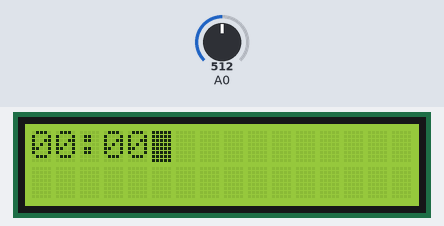
Simulated run of this sketch. Board: Arduino Uno, built with avr-gcc and run on an emulated ATmega328P. Parts: 16×2 character LCD. Inputs (shaded band) come from the test bench; at power-on: A0 = 512. What the sketch prints to the serial monitor is not drawn.

Above: at 1.2 s.
1.3 s: A0 set to 471
5.6 s: A0 set to 447
At 9.07 s:
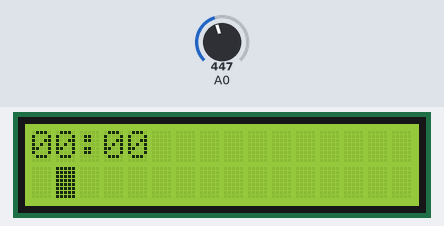
10.3 s: A0 set to 122
At 12.9 s:
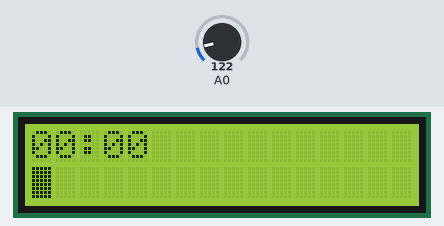
13.0 s: A0 set to 511
At 14.6 s:
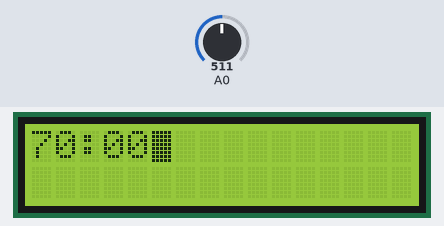
Timing chart, 0 to 16.1 s (numbered marks = the images above; inputs shaded):
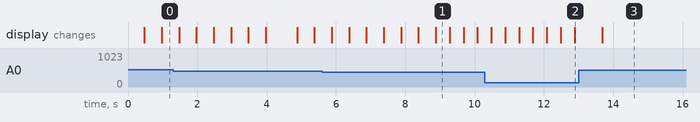

Measured:
- after the input at 5.6 s, the display: first differs from a run without the input after 3.3 s (image 1)
- what the display in image 1 shows lasts 0.4 s, from 8.9 s to 9.3 s

The sketch:

stopWatch.ino
```cpp
//Sample using LiquidCrystal library
#include <LiquidCrystal.h>
/*
*******************************************************
stopWatch.ino
Michael Vogelsong

$$ Note that LCD functionality code comes from:
Mark Bramwell, July 2010
This program will test the LCD panel and the buttons
********************************************************
*/

// select the pins used on the LCD panel
LiquidCrystal lcd(8, 9, 4, 5, 6, 7);

// define some values used by the panel and buttons
int lcd_key = 0;
int adc_key_in = 0;
boolean SELECTED = false;
int cRow = 1;
int cCol = 0;
int time[] = {0,0,0,0,0};

#define btnRIGHT 0
#define btnUP 1
#define btnDOWN 2
#define btnLEFT 3
#define btnSELECT 4
#define btnNONE 5
#define V1 50
#define V2 148
#define V3 305
#define V4 459
#define V5 689
#define VNONE 1000

int read_LCD_buttons()
{
  adc_key_in = analogRead(0); // read the value from the sensor
  // my buttons when read are centered at these valies: 0, 98, 255, 409, 639
  // we add approx 50 to those values and check to see if we are close
  if (adc_key_in > VNONE) return btnNONE; // We make this the 1st option for speed reasons s
  if (adc_key_in < V1) return btnRIGHT;
  if (adc_key_in < V2) return btnUP;
  if (adc_key_in < V3) return btnDOWN;
  if (adc_key_in < V4) return btnLEFT;
  if (adc_key_in < V5) return btnSELECT;
  return btnNONE; // when all others fail, return this...
}

boolean buttonAction(int lcd_key)
{
  boolean _select = false;

  switch (lcd_key) // depending on which button was pushed, we perform an action
  {
    case btnRIGHT:
    {
      //Instructions for what to do on RIGHT button press
      cCol = abs((cCol + 1) % 5);
      if (cCol == 2)
      {
        cCol = 3;
      }
      lcd.setCursor(cCol,cRow);
      break;
    }

      case btnLEFT:
    {
      //Instructions for what to do on LEFT button press
      cCol = abs((cCol - 1) % 5);
      if (cCol == 2)
      {
        cCol = 1;
      }
      lcd.setCursor(cCol,cRow);
      break;
    }

    case btnUP:
    {
      //Instructions for what to do on UP button press
      time[cCol] = abs((time[cCol] + 1) % 10);
      lcd.print(time[cCol]);
      lcd.setCursor(cCol,cRow);
      break;
    }

    case btnDOWN:
    {
      //Instructions for what to do on DOWN button press
      time[cCol] = abs((time[cCol] - 1) % 10);
      lcd.print(time[cCol]);
      lcd.setCursor(cCol,cRow);
      break;
    }

    case btnSELECT:
    {
      //Instructions for what to do on SELECT button press
      _select = true;
      Serial.println("selected");
      break;
    }
    case btnNONE:
    {
      //Instructions for what to do if no button is pressed.
      break;
    }
  }

  return _select;

}

void setup()
{
  lcd.begin(16, 2); // start the library

  lcd.print("Enter Time:");

  lcd.setCursor(cCol,cRow);

  lcd.print(time[0]);
  lcd.print(time[1]);
  lcd.print(":");
  lcd.print(time[3]);
  lcd.print(time[4]);

  lcd.setCursor(cCol,cRow);
  lcd.blink();

  Serial.begin(9600);


}

void loop()
{
  Serial.print("Here");
  SELECTED = false;
  while(SELECTED == false)
  {
    lcd_key = read_LCD_buttons(); // read the buttons
    if (lcd_key != btnNONE)
    {
      SELECTED = buttonAction(lcd_key);
      Serial.print(lcd_key);
      Serial.println(SELECTED);
      delay(400);
    }
  }

  Serial.print("passed loop");

  int minutes = 10*time[0] + time[1];
  int seconds = 10*time[3] + time[4];

  long totalMillis = 1000*(60*minutes + seconds);
  long startTime = millis();
  long current = totalMillis;

  lcd.clear();
  lcd.home();
  lcd.print(time[0]);
  lcd.print(time[1]);
  lcd.print(":");
  lcd.print(time[3]);
  lcd.print(time[4]);

  int but=read_LCD_buttons();
  while (but!=4){
  delay(50);
  but=read_LCD_buttons();
  }
  if (but==4){
    while (time[0] !=0 || time[1] !=0 || time[3] !=0 || time[4] !=0){
       but=0;
      long timet=millis();
      while (millis()-timet < 1000){
        but=0;
        but = read_LCD_buttons();
        if (but==4){
          break;
        }
        delay(50);
        but=0;
      }
      if (millis()-timet>=1000){
        if (time[4] != 0){
          time[4]=time[4]-1;
        }
        else if (time[3] != 0){
          time[3]=time[3]-1;
          time[4]=9;
        }
        else if (time[1] != 0){
          time[1]=time[1]-1;
          time[3]=5;
          time[4]=9;
        }
        else {
          time[0]=time[0]-1;
          time[1]=9;
        }
        lcd.clear();
        lcd.print(time[0]);
        lcd.print(time[1]);
        lcd.print(":");
        lcd.print(time[3]);
        lcd.print(time[4]);
      }
    }
      // Turn off the display:
      for (int i = 1;i<5;i++)
      {
      lcd.noDisplay();
      delay(500);
       // Turn on the display:
      lcd.display();
      delay(500);
      }
  }

}
```
